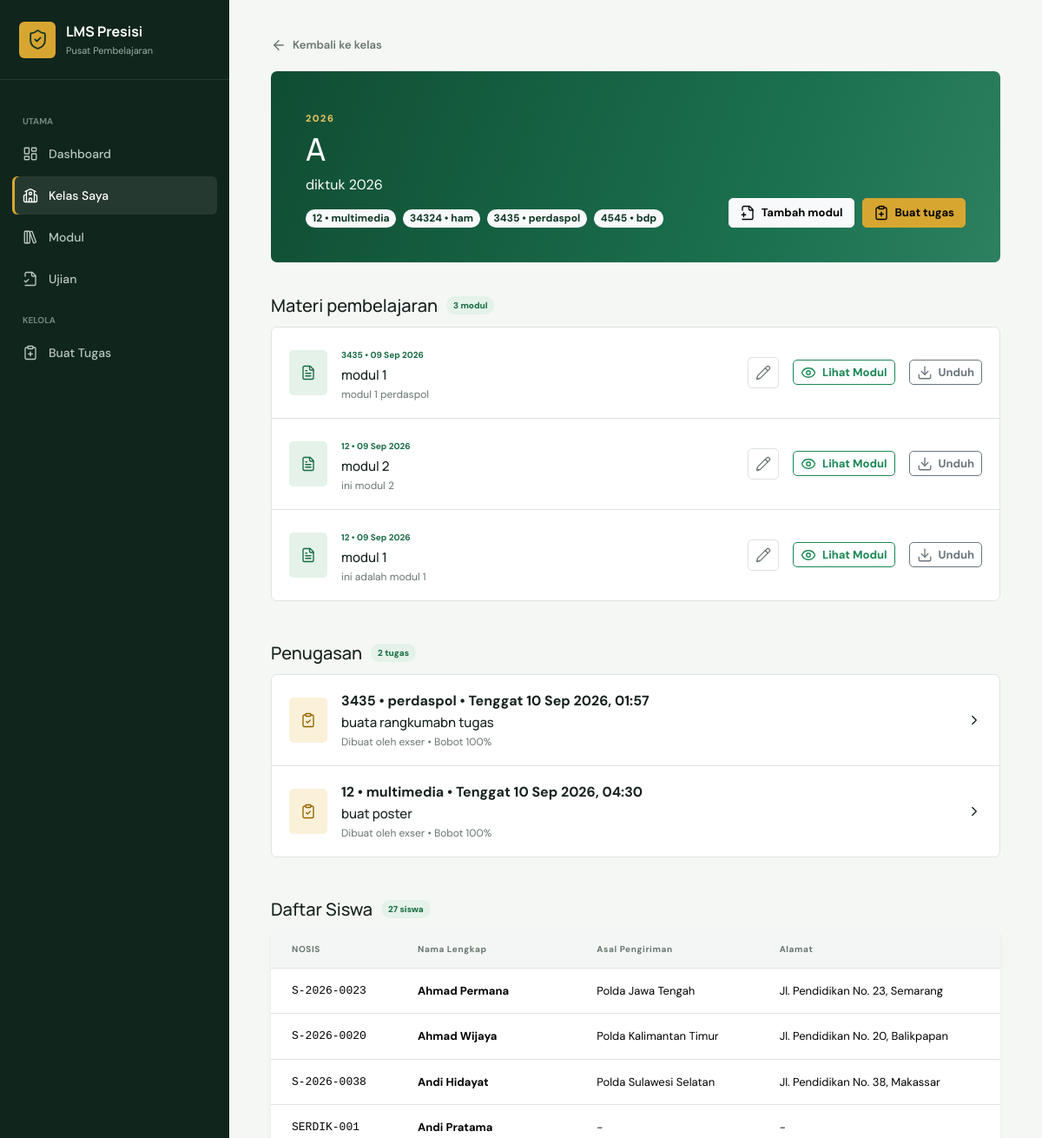
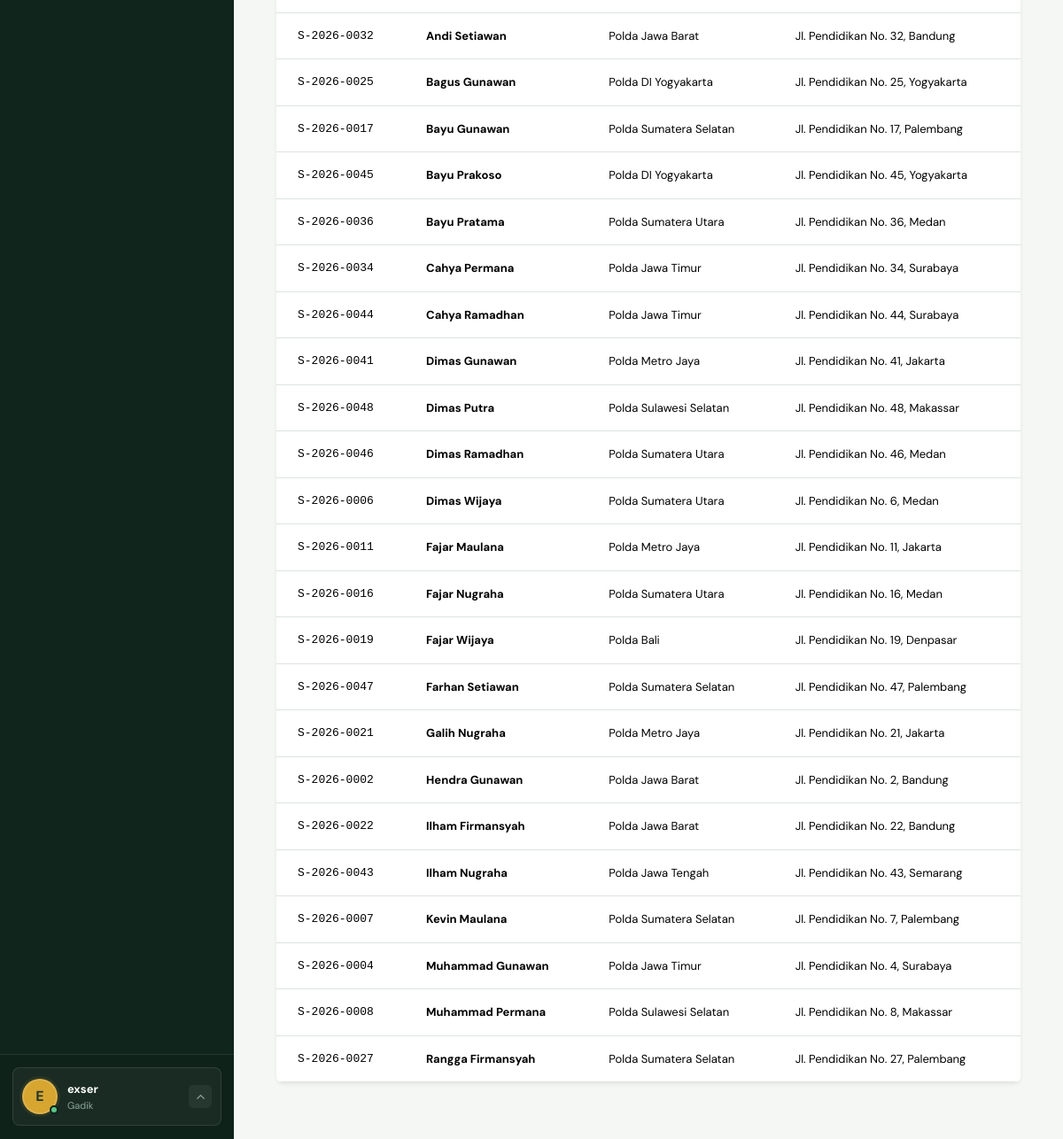
Page /kelas/1/ (signed in) on the committed database (2 pictures, top to bottom).
### lms/models.py (models this page shows, shortened)
class CustomUser(AbstractUser):
    class Role(models.TextChoices):
        ADMIN = "ADMIN", "Admin"
        GADIK = "GADIK", "Gadik"
        SERDIK = "SERDIK", "Serdik"
    nama_lengkap = models.CharField(max_length=255, blank=True)
    nip_nrp = models.CharField(max_length=30, unique=True, null=True, blank=True)
    tempat_lahir = models.CharField(max_length=100, blank=True)
    tanggal_lahir = models.DateField(null=True, blank=True)
    asal_pengiriman = models.CharField(max_length=150, blank=True)
    alamat = models.TextField(blank=True)
    role = models.CharField(max_length=10, choices=Role.choices, default=Role.SERDIK)
    @property
    def display_name(self):
        return self.nama_lengkap or self.get_full_name() or self.username

class Kelas(models.Model):
    nama_kelas = models.CharField(max_length=50)
    kurikulum = models.ForeignKey(Kurikulum, on_delete=models.PROTECT, related_name="kelas")
    gadik_pembina = models.ForeignKey(
        CustomUser,
        on_delete=models.SET_NULL,
        null=True,
        blank=True,
        limit_choices_to={"role": CustomUser.Role.GADIK},
        related_name="kelas_binaan",
    )
    class Meta:
        ordering = ["nama_kelas"]
        verbose_name_plural = "Kelas"

class Kurikulum(models.Model):
    nama_kurikulum = models.CharField(max_length=150)
    tahun_ajaran = models.CharField(max_length=10)
    is_active = models.BooleanField(default=True)
    class Meta:
        ordering = ["-is_active", "-tahun_ajaran", "nama_kurikulum"]
        verbose_name_plural = "Kurikulum"

class MataPelajaran(models.Model):
    kurikulum = models.ForeignKey(Kurikulum, on_delete=models.CASCADE, related_name="mata_pelajaran")
    kode_mapel = models.CharField(max_length=20)
    nama_mapel = models.CharField(max_length=100)
    gadik_pengajar = models.ManyToManyField(
        CustomUser,
        blank=True,
        limit_choices_to={"role": CustomUser.Role.GADIK},
        related_name="mata_pelajaran_diampu",
    )
    class Meta:
        ordering = ["kode_mapel"]
        constraints = [
            models.UniqueConstraint(fields=["kurikulum", "kode_mapel"], name="unik_kode_mapel_per_kurikulum")
        ]
        verbose_name_plural = "Mata pelajaran"

class ModulBelajar(models.Model):
    kelas = models.ForeignKey(Kelas, on_delete=models.CASCADE, related_name="modul")
    mapel = models.ForeignKey(MataPelajaran, on_delete=models.PROTECT, related_name="modul")
    gadik = models.ForeignKey(CustomUser, on_delete=models.PROTECT, related_name="modul_dibuat")
    judul = models.CharField(max_length=200)
    deskripsi = models.TextField()
    file_modul = models.FileField(upload_to="modul/%Y/%m/")
    created_at = models.DateTimeField(auto_now_add=True)
    class Meta:
        ordering = ["-created_at"]
        verbose_name_plural = "Modul belajar"

class Tugas(models.Model):
    kelas = models.ForeignKey(Kelas, on_delete=models.CASCADE, related_name="tugas")
    mapel = models.ForeignKey(MataPelajaran, on_delete=models.PROTECT, related_name="tugas")
    gadik = models.ForeignKey(CustomUser, on_delete=models.PROTECT, related_name="tugas_dibuat")
    judul_tugas = models.CharField(max_length=200)
    instruksi = models.TextField()
    file_lampiran = models.FileField(upload_to="tugas/lampiran/%Y/%m/", blank=True)
    deadline = models.DateTimeField()
    bobot = models.PositiveSmallIntegerField(default=100, help_text="Bobot nilai dalam persen.")
    created_at = models.DateTimeField(auto_now_add=True)
    class Meta:
        ordering = ["deadline"]
        verbose_name_plural = "Tugas"

class AnggotaKelas(models.Model):
    kelas = models.ForeignKey(Kelas, on_delete=models.CASCADE, related_name="anggota")
    serdik = models.ForeignKey(
        CustomUser,
        on_delete=models.CASCADE,
        limit_choices_to={"role": CustomUser.Role.SERDIK},
        related_name="keanggotaan_kelas",
    )
    class Meta:
        constraints = [models.UniqueConstraint(fields=["serdik"], name="unik_kelas_per_serdik")]
        verbose_name_plural = "Anggota kelas"

### lms/views.py (the view, shortened to what this page needs)
# urls.py: path("kelas/<int:pk>/", views.detail_kelas, name="detail_kelas"),
@login_required
def detail_kelas(request, pk):
    kelas = get_object_or_404(kelas_for_user(request.user), pk=pk)
    modul = kelas.modul.select_related("mapel", "gadik").prefetch_related("mapel__gadik_pengajar")
    tugas = kelas.tugas.select_related("mapel", "gadik")
    anggota = kelas.anggota.select_related("serdik").order_by("serdik__nama_lengkap", "serdik__nip_nrp")
    mapel_diajar = MataPelajaran.objects.none()
    modul_per_mapel = []
    if request.user.role == CustomUser.Role.GADIK:
        mapel_diajar = kelas.kurikulum.mata_pelajaran.filter(gadik_pengajar=request.user)
        tugas = tugas.filter(mapel__gadik_pengajar=request.user)
    return render(
        request,
        "lms/detail_kelas.html",
        {
            "kelas": kelas,
            "modul": modul,
            "modul_per_mapel": modul_per_mapel,
            "tugas": tugas,
            "anggota": anggota,
            "mapel_diajar": mapel_diajar,
        },
    )

### lms/views.py (called while the page is built)
def kelas_for_user(user):
    queryset = Kelas.objects.select_related("kurikulum", "gadik_pembina")
    if user.is_superuser or user.role == CustomUser.Role.ADMIN:
        return queryset
    if user.role == CustomUser.Role.GADIK:
        return queryset.filter(
            Q(gadik_pembina=user) | Q(kurikulum__mata_pelajaran__gadik_pengajar=user)
        ).distinct()
    return queryset.filter(anggota__serdik=user)

### templates/lms/detail_kelas.html (shortened to what this page needs)
{% extends 'base.html' %}
{% block content %}
  <a class="back-link" href="{% url 'daftar_kelas' %}"><i data-lucide="arrow-left"></i>Kembali ke kelas</a>
  <header class="class-hero">
    <div>
      <p class="eyebrow">{{ kelas.kurikulum.tahun_ajaran }}</p>
      <h1>{{ kelas.nama_kelas }}</h1>
      <p>{{ kelas.kurikulum.nama_kurikulum }}</p>
      {% if user.role == 'GADIK' %}
        <div class="d-flex flex-wrap gap-2 mt-3">
          {% for mapel in mapel_diajar %}
            <span class="badge bg-light text-success-emphasis rounded-pill">{{ mapel.kode_mapel }} &bull; {{ mapel.nama_mapel }}</span>
          {% empty %}
            <span class="small text-white-50">Belum ada mata pelajaran yang ditugaskan.</span>
          {% endfor %}
        </div>
      {% endif %}
    </div>
    {% if user.role == 'GADIK' or user.role == 'ADMIN' or user.is_superuser %}
      <div class="action-row">
        <a class="btn btn-light" href="{% if user.role == 'ADMIN' or user.is_superuser %}{% url 'tambah_modul_admin' %}{% else %}{% url 'buat_modul' %}{% endif %}"><i data-lucide="file-plus-2"></i>Tambah modul</a><a class="btn btn-warning" href="{% url 'buat_tugas' %}?kelas={{ kelas.pk }}"><i data-lucide="clipboard-plus"></i>Buat tugas</a>
      </div>
    {% endif %}
  </header>
  <div class="tabs-heading">
    <h2>Materi pembelajaran</h2><span>{{ modul|length }} modul</span>
  </div>
  {% if user.role == 'SERDIK' %}
    <div class="card border-0 shadow-sm overflow-hidden">
      <div class="table-responsive">
        <table class="table table-hover align-middle mb-0">
          <thead class="table-light">
            <tr>
              <th class="ps-4">Mata Pelajaran</th>
              <th>Gadik</th>
              <th>Modul</th>
              <th class="text-end pe-4">Aksi</th>
            </tr>
          </thead>
          <tbody>
            {% for kelompok in modul_per_mapel %}
              <tr data-mapel-id="{{ kelompok.mapel.pk }}">
                <td class="ps-4"><strong>{{ kelompok.mapel.nama_mapel }}</strong><small>{{ kelompok.mapel.kode_mapel }}</small></td>
                <td><div class="d-flex flex-wrap gap-1">{% for gadik in kelompok.gadik %}<span class="badge teacher-badge rounded-pill">{{ gadik.display_name }}</span>{% endfor %}</div></td>
                <td><div class="d-grid gap-3">{% for item in kelompok.modul %}<div><strong class="d-block">{{ item.judul }}</strong><small>{{ item.deskripsi|default:'Tanpa deskripsi'|truncatewords:12 }}</small></div>{% endfor %}</div></td>
                <td class="text-end pe-4">
                  <div class="d-grid gap-3">{% for item in kelompok.modul %}<div class="d-flex justify-content-end gap-2 flex-wrap"><a class="btn btn-outline-success btn-sm" href="{{ item.file_modul.url }}" target="_blank" rel="noopener"><i data-lucide="eye"></i>Lihat</a><a class="btn btn-outline-secondary btn-sm" href="{{ item.file_modul.url }}" download><i data-lucide="download"></i>Download</a></div>{% endfor %}</div>
                </td>
              </tr>
            {% empty %}
              <tr><td colspan="4"><div class="empty-state compact"><i data-lucide="library"></i><p>Belum ada modul untuk kelas ini.</p></div></td></tr>
            {% endfor %}
          </tbody>
        </table>
      </div>
    </div>
  {% else %}
    <div class="resource-list">
      {% for item in modul %}
        <article class="resource-row">
          <span class="resource-icon"><i data-lucide="file-text"></i></span>
          <div class="flex-grow-1">
            <small>{{ item.mapel.kode_mapel }} &bull; {{ item.created_at|date:'d M Y' }}</small>
            <h3>{{ item.judul }}</h3>
            <p>{{ item.deskripsi|truncatewords:18 }}</p>
          </div>
          {% if user.role == 'GADIK' or user.role == 'ADMIN' or user.is_superuser %}
            <a class="icon-button bordered" href="{% url 'ubah_modul' item.pk %}" title="Ubah modul"><i data-lucide="pencil"></i></a>
          {% endif %}<a class="btn btn-outline-success btn-sm" href="{{ item.file_modul.url }}" target="_blank" rel="noopener"><i data-lucide="eye"></i>Lihat Modul</a><a class="btn btn-outline-secondary btn-sm" href="{{ item.file_modul.url }}" download><i data-lucide="download"></i>Unduh</a>
        </article>
      {% empty %}
        <div class="empty-state">
          <i data-lucide="library"></i>
          <p>Belum ada modul untuk kelas ini.</p>
        </div>
      {% endfor %}
    </div>
  {% endif %}
  <div class="tabs-heading mt-5">
    <h2>Penugasan</h2><span>{{ tugas|length }} tugas</span>
  </div>
  <div class="resource-list">
    {% for item in tugas %}
      <a class="resource-row" href="{% url 'detail_tugas' item.pk %}">
        <span class="resource-icon task"><i data-lucide="clipboard-check"></i></span>
        <div class="flex-grow-1">
          <strong>{{ item.mapel.kode_mapel }} &bull; {{ item.mapel.nama_mapel }} &bull; Tenggat {{ item.deadline|date:'d M Y, H:i' }}</strong>
          <h3>{{ item.judul_tugas }}</h3>
          <p>Dibuat oleh {{ item.gadik.display_name }} &bull; Bobot {{ item.bobot }}%</p>
        </div><i data-lucide="chevron-right"></i>
      </a>
    {% empty %}
      <div class="empty-state">
        <i data-lucide="clipboard-list"></i>
        <p>Belum ada tugas untuk kelas ini.</p>
      </div>
    {% endfor %}
  </div>
  {% if user.role == 'GADIK' or user.role == 'ADMIN' or user.is_superuser %}
    <div class="tabs-heading mt-5">
      <h2>Daftar Siswa</h2><span>{{ anggota|length }} siswa</span>
    </div>
    <div class="card border-0 shadow-sm overflow-hidden">
      <div class="table-responsive">
        <table class="table table-hover align-middle mb-0">
          <thead class="table-light">
            <tr>
              <th class="ps-4">NOSIS</th>
              <th>Nama Lengkap</th>
              <th>Asal Pengiriman</th>
              <th>Alamat</th>
            </tr>
          </thead>
          <tbody>
            {% for item in anggota %}
              <tr>
                <td class="ps-4 font-monospace">{{ item.serdik.nip_nrp|default:'-' }}</td>
                <td>
                  <strong>{{ item.serdik.display_name }}</strong>
                </td>
                <td>{{ item.serdik.asal_pengiriman|default:'-' }}</td>
                <td>{{ item.serdik.alamat|default:'-'|truncatewords:10 }}</td>
              </tr>
            {% endfor %}
          </tbody>
        </table>
      </div>
    </div>
  {% endif %}
{% endblock %}

### templates/base.html (shortened to what this page needs)
{% load static %}
<!doctype html>
<html lang="id">
<head>
    <link href="https://cdn.jsdelivr.net/npm/bootstrap@5.3.8/dist/css/bootstrap.min.css" rel="stylesheet">
    <link rel="stylesheet" href="{% static 'css/app.css' %}">
</head>
<body>
    <div class="app-shell">
        <aside class="sidebar offcanvas-lg offcanvas-start" tabindex="-1" id="sidebar">
            <div class="sidebar-head">
                <a class="brand" href="{% url 'dashboard' %}">
                    <span class="brand-mark"><i data-lucide="shield-check"></i></span>
                    <span><strong>LMS Presisi</strong><small>Pusat Pembelajaran</small></span>
                </a>
            </div>
            <nav class="sidebar-nav">
                <span class="nav-caption">UTAMA</span>
                <a href="{% url 'dashboard' %}" class="nav-item {% if request.resolver_match.url_name == 'dashboard' %}active{% endif %}">
                    <i data-lucide="layout-dashboard"></i><span>Dashboard</span>
                </a>
                <a href="{% url 'daftar_kelas' %}" class="nav-item {% if 'kelas' in request.path %}active{% endif %}">
                    <i data-lucide="school"></i><span>{% if user.role == 'ADMIN' or user.is_superuser %}Daftar Kelas{% else %}Kelas Saya{% endif %}</span>
                </a>
                <a href="{% url 'daftar_modul' %}" class="nav-item {% if request.resolver_match.url_name == 'daftar_modul' %}active{% endif %}">
                    <i data-lucide="library-big"></i><span>Modul</span>
                </a>
                <a href="{% url 'daftar_ujian' %}" class="nav-item {% if 'ujian' in request.resolver_match.url_name %}active{% endif %}">
                    <i data-lucide="file-check-2"></i><span>Ujian</span>
                </a>
                {% if user.role == 'GADIK' or user.role == 'ADMIN' or user.is_superuser %}
                <span class="nav-caption">KELOLA</span>
                <a href="{% url 'buat_tugas' %}" class="nav-item"><i data-lucide="clipboard-plus"></i><span>Buat Tugas</span></a>
                {% endif %}
            </nav>
            <div class="sidebar-user dropup">
                <button class="sidebar-user-trigger" type="button" data-bs-toggle="dropdown" data-bs-display="static" aria-expanded="false" aria-label="Buka menu profil">
                    <span class="account-avatar">
                        <span class="avatar">{{ user.display_name|slice:":1"|upper }}</span>
                        <span class="account-status" aria-hidden="true"></span>
                    </span>
                    <span class="user-copy"><strong>{{ user.display_name }}</strong><small>{{ user.get_role_display }}</small></span>
                    <span class="sidebar-user-chevron"><i data-lucide="chevron-up"></i></span>
                </button>
            </div>
        </aside>
        <main class="main-content">
            <div class="content-wrap">
                {% block content %}{% endblock %}
            </div>
        </main>
    </div>
</body>
</html>

### rows in the picture
CustomUser: display_name "E", display_name "exser", role "Gadik"
Kelas: kurikulum.tahun_ajaran "2026", nama_kelas "A", kurikulum.nama_kurikulum "diktuk 2026"
MataPelajaran: kode_mapel "12", nama_mapel "multimedia"
MataPelajaran: kode_mapel "34324", nama_mapel "ham"
MataPelajaran: kode_mapel "3435", nama_mapel "perdaspol"
MataPelajaran: kode_mapel "4545", nama_mapel "bdp"
ModulBelajar: mapel.kode_mapel "3435", created_at "09 Sep 2026", judul "modul 1", deskripsi "modul 1 perdaspol"
ModulBelajar: mapel.kode_mapel "12", created_at "09 Sep 2026", judul "modul 2", deskripsi "ini modul 2"
ModulBelajar: mapel.kode_mapel "12", created_at "09 Sep 2026", judul "modul 1", deskripsi "ini adalah modul 1"
Tugas: mapel.kode_mapel "3435", mapel.nama_mapel "perdaspol", deadline "10 Sep 2026, 01:57", judul_tugas "buata rangkumabn tugas", gadik.display_name "exser", bobot "100"
Tugas: mapel.kode_mapel "12", mapel.nama_mapel "multimedia", deadline "10 Sep 2026, 04:30", judul_tugas "buat poster", gadik.display_name "exser", bobot "100"
AnggotaKelas: serdik.nip_nrp "S-2026-0023", serdik.display_name "Ahmad Permana", serdik.asal_pengiriman "Polda Jawa Tengah", serdik.alamat "Jl. Pendidikan No. 23, Semarang"
AnggotaKelas: serdik.nip_nrp "S-2026-0020", serdik.display_name "Ahmad Wijaya", serdik.asal_pengiriman "Polda Kalimantan Timur", serdik.alamat "Jl. Pendidikan No. 20, Balikpapan"
AnggotaKelas: serdik.nip_nrp "S-2026-0038", serdik.display_name "Andi Hidayat", serdik.asal_pengiriman "Polda Sulawesi Selatan", serdik.alamat "Jl. Pendidikan No. 38, Makassar"
AnggotaKelas: serdik.nip_nrp "SERDIK-001", serdik.display_name "Andi Pratama", serdik.asal_pengiriman "-", serdik.alamat "-"
AnggotaKelas: serdik.nip_nrp "S-2026-0032", serdik.display_name "Andi Setiawan", serdik.asal_pengiriman "Polda Jawa Barat", serdik.alamat "Jl. Pendidikan No. 32, Bandung"
AnggotaKelas: serdik.nip_nrp "S-2026-0025", serdik.display_name "Bagus Gunawan", serdik.asal_pengiriman "Polda DI Yogyakarta", serdik.alamat "Jl. Pendidikan No. 25, Yogyakarta"
AnggotaKelas: serdik.nip_nrp "S-2026-0017", serdik.display_name "Bayu Gunawan", serdik.asal_pengiriman "Polda Sumatera Selatan", serdik.alamat "Jl. Pendidikan No. 17, Palembang"
AnggotaKelas: serdik.nip_nrp "S-2026-0045", serdik.display_name "Bayu Prakoso", serdik.asal_pengiriman "Polda DI Yogyakarta", serdik.alamat "Jl. Pendidikan No. 45, Yogyakarta"
AnggotaKelas: serdik.nip_nrp "S-2026-0036", serdik.display_name "Bayu Pratama", serdik.asal_pengiriman "Polda Sumatera Utara", serdik.alamat "Jl. Pendidikan No. 36, Medan"
AnggotaKelas: serdik.nip_nrp "S-2026-0034", serdik.display_name "Cahya Permana", serdik.asal_pengiriman "Polda Jawa Timur", serdik.alamat "Jl. Pendidikan No. 34, Surabaya"
AnggotaKelas: serdik.nip_nrp "S-2026-0044", serdik.display_name "Cahya Ramadhan", serdik.asal_pengiriman "Polda Jawa Timur", serdik.alamat "Jl. Pendidikan No. 44, Surabaya"
AnggotaKelas: serdik.nip_nrp "S-2026-0041", serdik.display_name "Dimas Gunawan", serdik.asal_pengiriman "Polda Metro Jaya", serdik.alamat "Jl. Pendidikan No. 41, Jakarta"
AnggotaKelas: serdik.nip_nrp "S-2026-0048", serdik.display_name "Dimas Putra", serdik.asal_pengiriman "Polda Sulawesi Selatan", serdik.alamat "Jl. Pendidikan No. 48, Makassar"
AnggotaKelas: serdik.nip_nrp "S-2026-0046", serdik.display_name "Dimas Ramadhan", serdik.asal_pengiriman "Polda Sumatera Utara", serdik.alamat "Jl. Pendidikan No. 46, Medan"
AnggotaKelas: serdik.nip_nrp "S-2026-0006", serdik.display_name "Dimas Wijaya", serdik.asal_pengiriman "Polda Sumatera Utara", serdik.alamat "Jl. Pendidikan No. 6, Medan"
AnggotaKelas: serdik.nip_nrp "S-2026-0011", serdik.display_name "Fajar Maulana", serdik.asal_pengiriman "Polda Metro Jaya", serdik.alamat "Jl. Pendidikan No. 11, Jakarta"
AnggotaKelas: serdik.nip_nrp "S-2026-0016", serdik.display_name "Fajar Nugraha", serdik.asal_pengiriman "Polda Sumatera Utara", serdik.alamat "Jl. Pendidikan No. 16, Medan"
AnggotaKelas: serdik.nip_nrp "S-2026-0019", serdik.display_name "Fajar Wijaya", serdik.asal_pengiriman "Polda Bali", serdik.alamat "Jl. Pendidikan No. 19, Denpasar"
AnggotaKelas: serdik.nip_nrp "S-2026-0047", serdik.display_name "Farhan Setiawan", serdik.asal_pengiriman "Polda Sumatera Selatan", serdik.alamat "Jl. Pendidikan No. 47, Palembang"
AnggotaKelas: serdik.nip_nrp "S-2026-0021", serdik.display_name "Galih Nugraha", serdik.asal_pengiriman "Polda Metro Jaya", serdik.alamat "Jl. Pendidikan No. 21, Jakarta"
AnggotaKelas: serdik.nip_nrp "S-2026-0002", serdik.display_name "Hendra Gunawan", serdik.asal_pengiriman "Polda Jawa Barat", serdik.alamat "Jl. Pendidikan No. 2, Bandung"
AnggotaKelas: serdik.nip_nrp "S-2026-0022", serdik.display_name "Ilham Firmansyah", serdik.asal_pengiriman "Polda Jawa Barat", serdik.alamat "Jl. Pendidikan No. 22, Bandung"
AnggotaKelas: serdik.nip_nrp "S-2026-0043", serdik.display_name "Ilham Nugraha", serdik.asal_pengiriman "Polda Jawa Tengah", serdik.alamat "Jl. Pendidikan No. 43, Semarang"
AnggotaKelas: serdik.nip_nrp "S-2026-0007", serdik.display_name "Kevin Maulana", serdik.asal_pengiriman "Polda Sumatera Selatan", serdik.alamat "Jl. Pendidikan No. 7, Palembang"
AnggotaKelas: serdik.nip_nrp "S-2026-0004", serdik.display_name "Muhammad Gunawan", serdik.asal_pengiriman "Polda Jawa Timur", serdik.alamat "Jl. Pendidikan No. 4, Surabaya"
AnggotaKelas: serdik.nip_nrp "S-2026-0008", serdik.display_name "Muhammad Permana", serdik.asal_pengiriman "Polda Sulawesi Selatan", serdik.alamat "Jl. Pendidikan No. 8, Makassar"
AnggotaKelas: serdik.nip_nrp "S-2026-0027", serdik.display_name "Rangga Firmansyah", serdik.asal_pengiriman "Polda Sumatera Selatan", serdik.alamat "Jl. Pendidikan No. 27, Palembang"

### other values in the picture
{{ modul|length }} "3"
{{ tugas|length }} "2"
{{ anggota|length }} "27"
